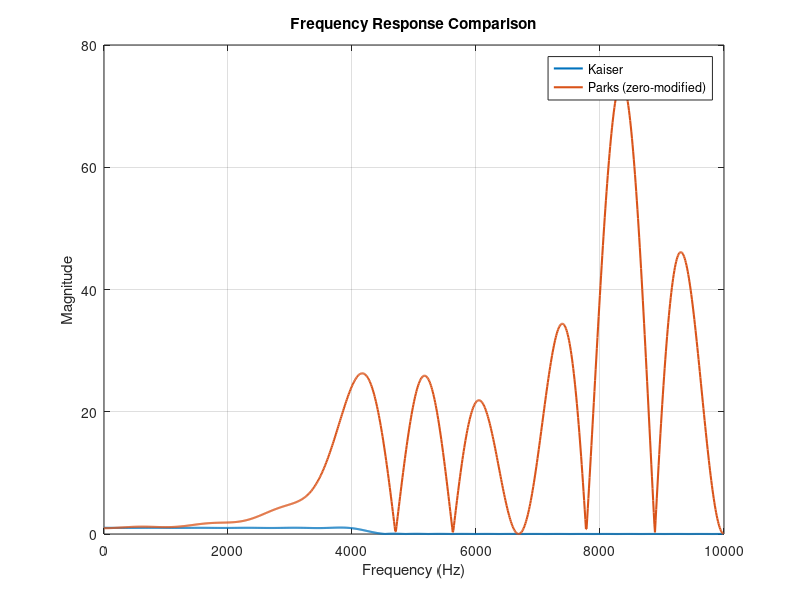

Recreate this plot in MATLAB.
fsamp = 20000;
fcuts = [4000 4500];
mags = [1 0]; 
devs = [0.1 0.05];

%% Kaiser Design
[n1,Wn,beta,ftype] = kaiserord(fcuts,mags,devs,fsamp);
n1 = n1 + rem(n1,2);
hh = fir1(n1,Wn,ftype,kaiser(n1+1,beta),"noscale");
fprintf('Kaiser Order %d\n', n1);

[H1,f] = freqz(hh,1,1024,fsamp);

%% Parks-McClellan Design
[n2,fo,ao,w] = firpmord(fcuts,mags,devs,fsamp);
n2 = n2 + rem(n2,2);
b = firpm(n2,fo,ao,w);
fprintf('Parks-McClellan Order %d\n', n2);

[H2,f] = freqz(b,1,1024,fsamp);
disp(H2);
Hmag = abs(H2);

% Passband indices
pb = f <= 4000;

% Stopband indices
sb = f >= 4500;

% Actual ripples
delta_p_actual = max(abs(Hmag(pb) - 1));
delta_s_actual = max(Hmag(sb));

% --- Step 3: Add delta_2 to the center tap in time domain ---
M = n2;                       % FIR order (even)
center = M/2 + 1;             % MATLAB index for n = M/2

delta2 = delta_s_actual;      % your choice (try + or - if needed)

b1 = b;
b1(center) = b1(center) + delta2;

% --- Steps 4 & 5: Modify zeros of b1 ---
tol = 1e-6;                   % tolerance for "on unit circle"
pull = 0.999;                 % if UC zeros not repeated, pull slightly inside

z = roots(b1);                % zeros of polynomial B(z) = b1(1) z^M + ... + b1(end)
r = abs(z);

z_out = z(r > 1 + tol);
z_in  = z(r < 1 - tol);
z_uc  = z(abs(r - 1) <= tol);

% Step 4: reflect outside zeros inside
z_out_ref = 1 ./ conj(z_out);

% Step 5: handle unit-circle zeros
% We'll cluster UC zeros by angle, and within each cluster:
% - if multiplicity is even: keep half (preserving conjugate pairing)
% - if multiplicity is odd: pull them slightly inside instead of deleting
keep_uc = [];
if ~isempty(z_uc)
    ang = angle(z_uc);
    [ang_s, idx] = sort(ang);
    z_uc_s = z_uc(idx);

    clusterStart = 1;
    for k = 2:(length(z_uc_s)+1)
        newCluster = (k > length(z_uc_s)) || (abs(ang_s(k) - ang_s(clusterStart)) > 1e-3);

        if newCluster
            cluster = z_uc_s(clusterStart:k-1);
            m = length(cluster);

            if mod(m,2) == 0 && m > 0
                % keep half of the zeros in this cluster
                keep_uc = [keep_uc; cluster(1:(m/2))];
            else
                % odd multiplicity (or single): pull inside instead of "removing half"
                keep_uc = [keep_uc; pull * cluster];
            end

            clusterStart = k;
        end
    end
end

% Rebuild new zero set and reconstruct FIR
z_new = [z_in; z_out_ref; keep_uc];

b_new = real(poly(z_new));    % poly gives coefficients of ∏(z - z_k)

% Normalize DC gain to match b1 (for lowpass, sum(b) = H(e^{j0}))
b_new = b_new * (sum(b1) / sum(b_new));

% Frequency response of modified filter
[H2_new,f] = freqz(b_new,1,1024,fsamp);
Hmag_new = abs(H2_new);

% Recompute ripple metrics on modified response
pb = f <= 4000;
sb = f >= 4500;

delta_p_after = max(abs(Hmag_new(pb) - 1));
delta_s_after = max(Hmag_new(sb));

fprintf('Actual passband ripple (before) = %f\n', delta_p_actual);
fprintf('Actual stopband ripple (before) = %f\n', delta_s_actual);
fprintf('Actual passband ripple (after)  = %f\n', delta_p_after);
fprintf('Actual stopband ripple (after)  = %f\n', delta_s_after);

% --- Plot both (Kaiser vs modified Parks) ---
figure
plot(f,abs(H1),'LineWidth',1.5)
hold on
plot(f,abs(H2_new),'LineWidth',1.5)
grid on
xlabel('Frequency (Hz)')
ylabel('Magnitude')
legend('Kaiser','Parks (zero-modified)')
title('Frequency Response Comparison')
